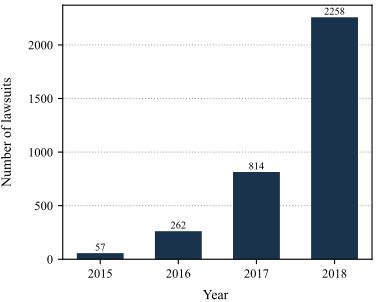

The Python source for this figure:
import numpy as np
# from matplotlib import rcParams
# rcParams['font.family'] = 'serif'
# rcParams['font.serif'] = 'Times New Roman' 
import matplotlib.pyplot as plt
import ntpath
import os

data = {'2015': 57, '2016': 262, '2017': 814, '2018': 2258}

plt.rcParams.update({'font.family': 'serif',
                            'font.serif': 'Times New Roman',
                            'font.size': 9})


plt.figure(figsize=(4, 3.3))
y = list(data.values())
x = np.arange(len(y))
ax = plt.gca()
ax.yaxis.grid(color='#AAAAAA', linestyle='dotted')
ax.set_axisbelow(True)
plt.bar(x, y, width=0.6, color='#1a334d')
plt.xticks(x, list(data.keys()))
plt.ylabel("Number of lawsuits", {'fontsize': 10})

# Plot numbers on top of bars

rects = ax.patches
labels = list(data.values())
for rect, label in zip(rects, labels):
    height = rect.get_height()
    ax.text(rect.get_x() + rect.get_width() / 2, height + 5, label,
            size='small', weight='light', ha='center', va='bottom')

plt.savefig('%s.%s'%(os.path.splitext(ntpath.basename(__file__))[0],'pdf'),bbox_inches='tight')
